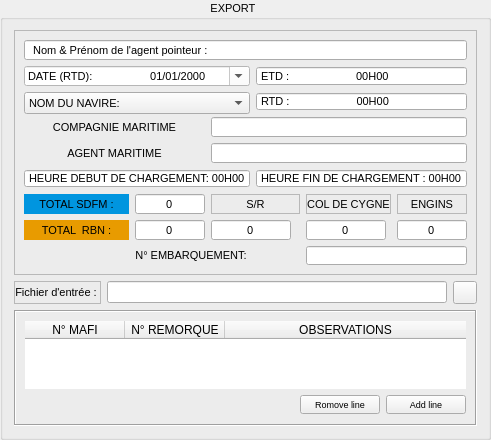
            <widget class="QGroupBox" name="groupBox_3">
             <property name="minimumSize">
              <size>
               <width>460</width>
               <height>0</height>
              </size>
             </property>
             <property name="font">
              <font>
               <family>MS Shell Dlg 2</family>
               <pointsize>8</pointsize>
              </font>
             </property>
             <property name="title">
              <string>                            EXPORT                                    </string>
             </property>
             <property name="alignment">
              <set>Qt::AlignCenter</set>
             </property>
             <property name="flat">
              <bool>false</bool>
             </property>
             <property name="checkable">
              <bool>false</bool>
             </property>
             <layout class="QGridLayout" name="gridLayout_5">
              <item row="0" column="0" colspan="3">
               <widget class="QFrame" name="frame_2">
                <property name="maximumSize">
                 <size>
                  <width>16777215</width>
                  <height>245</height>
                 </size>
                </property>
                <property name="font">
                 <font>
                  <family>MS Shell Dlg 2</family>
                  <pointsize>8</pointsize>
                 </font>
                </property>
                <property name="frameShape">
                 <enum>QFrame::StyledPanel</enum>
                </property>
                <property name="frameShadow">
                 <enum>QFrame::Sunken</enum>
                </property>
                <layout class="QGridLayout" name="gridLayout_2">
                 <item row="1" column="3" colspan="3">
                  <widget class="QTimeEdit" name="timeEdit_8">
                   <property name="alignment">
                    <set>Qt::AlignLeading|Qt::AlignLeft|Qt::AlignVCenter</set>
                   </property>
                   <property name="buttonSymbols">
                    <enum>QAbstractSpinBox::NoButtons</enum>
                   </property>
                   <property name="accelerated">
                    <bool>false</bool>
                   </property>
                   <property name="correctionMode">
                    <enum>QAbstractSpinBox::CorrectToNearestValue</enum>
                   </property>
                   <property name="showGroupSeparator" stdset="0">
                    <bool>false</bool>
                   </property>
                   <property name="currentSection">
                    <enum>QDateTimeEdit::NoSection</enum>
                   </property>
                   <property name="displayFormat">
                    <string>'ETD :'                      HH'H'mm</string>
                   </property>
                   <property name="calendarPopup">
                    <bool>false</bool>
                   </property>
                  </widget>
                 </item>
                 <item row="2" column="3" colspan="3">
                  <widget class="QTimeEdit" name="timeEdit_11">
                   <property name="alignment">
                    <set>Qt::AlignLeading|Qt::AlignLeft|Qt::AlignVCenter</set>
                   </property>
                   <property name="buttonSymbols">
                    <enum>QAbstractSpinBox::NoButtons</enum>
                   </property>
                   <property name="accelerated">
                    <bool>false</bool>
                   </property>
                   <property name="correctionMode">
                    <enum>QAbstractSpinBox::CorrectToNearestValue</enum>
                   </property>
                   <property name="showGroupSeparator" stdset="0">
                    <bool>false</bool>
                   </property>
                   <property name="currentSection">
                    <enum>QDateTimeEdit::NoSection</enum>
                   </property>
                   <property name="displayFormat">
                    <string>'RTD :'                      HH'H'mm</string>
                   </property>
                   <property name="calendarPopup">
                    <bool>false</bool>
                   </property>
                  </widget>
                 </item>
                 <item row="5" column="3" colspan="3">
                  <widget class="QTimeEdit" name="timeEdit_10">
                   <property name="alignment">
                    <set>Qt::AlignLeading|Qt::AlignLeft|Qt::AlignVCenter</set>
                   </property>
                   <property name="buttonSymbols">
                    <enum>QAbstractSpinBox::NoButtons</enum>
                   </property>
                   <property name="accelerated">
                    <bool>false</bool>
                   </property>
                   <property name="correctionMode">
                    <enum>QAbstractSpinBox::CorrectToNearestValue</enum>
                   </property>
                   <property name="showGroupSeparator" stdset="0">
                    <bool>false</bool>
                   </property>
                   <property name="currentSection">
                    <enum>QDateTimeEdit::NoSection</enum>
                   </property>
                   <property name="displayFormat">
                    <string>'HEURE FIN DE CHARGEMENT :' HH'H'mm</string>
                   </property>
                   <property name="calendarPopup">
                    <bool>false</bool>
                   </property>
                  </widget>
                 </item>
                 <item row="6" column="0">
                  <widget class="QLabel" name="label_16">
                   <property name="styleSheet">
                    <string notr="true">background-color: rgb(0, 149, 223);</string>
                   </property>
                   <property name="text">
                    <string>TOTAL SDFM :</string>
                   </property>
                   <property name="alignment">
                    <set>Qt::AlignCenter</set>
                   </property>
                  </widget>
                 </item>
                 <item row="6" column="1">
                  <widget class="QLineEdit" name="lineEdit_12">
                   <property name="minimumSize">
                    <size>
                     <width>70</width>
                     <height>0</height>
                    </size>
                   </property>
                   <property name="maximumSize">
                    <size>
                     <width>70</width>
                     <height>16777215</height>
                    </size>
                   </property>
                   <property name="text">
                    <string>0</string>
                   </property>
                   <property name="alignment">
                    <set>Qt::AlignCenter</set>
                   </property>
                   <property name="readOnly">
                    <bool>false</bool>
                   </property>
                  </widget>
                 </item>
                 <item row="6" column="4">
                  <widget class="QLabel" name="label_13">
                   <property name="frameShape">
                    <enum>QFrame::StyledPanel</enum>
                   </property>
                   <property name="text">
                    <string>COL DE CYGNE</string>
                   </property>
                   <property name="alignment">
                    <set>Qt::AlignCenter</set>
                   </property>
                  </widget>
                 </item>
                 <item row="6" column="5">
                  <widget class="QLabel" name="label_15">
                   <property name="frameShape">
                    <enum>QFrame::StyledPanel</enum>
                   </property>
                   <property name="text">
                    <string>ENGINS</string>
                   </property>
                   <property name="alignment">
                    <set>Qt::AlignCenter</set>
                   </property>
                  </widget>
                 </item>
                 <item row="7" column="0">
                  <widget class="QLabel" name="label_21">
                   <property name="styleSheet">
                    <string notr="true">background-color: rgb(232, 155, 0);</string>
                   </property>
                   <property name="text">
                    <string>TOTAL  RBN :</string>
                   </property>
                   <property name="alignment">
                    <set>Qt::AlignCenter</set>
                   </property>
                  </widget>
                 </item>
                 <item row="7" column="1">
                  <widget class="QLineEdit" name="lineEdit_13">
                   <property name="minimumSize">
                    <size>
                     <width>70</width>
                     <height>0</height>
                    </size>
                   </property>
                   <property name="maximumSize">
                    <size>
                     <width>70</width>
                     <height>16777215</height>
                    </size>
                   </property>
                   <property name="text">
                    <string>0</string>
                   </property>
                   <property name="alignment">
                    <set>Qt::AlignCenter</set>
                   </property>
                   <property name="readOnly">
                    <bool>false</bool>
                   </property>
                  </widget>
                 </item>
                 <item row="7" column="2" colspan="2">
                  <widget class="QLineEdit" name="lineEdit_11">
                   <property name="minimumSize">
                    <size>
                     <width>80</width>
                     <height>0</height>
                    </size>
                   </property>
                   <property name="maximumSize">
                    <size>
                     <width>80</width>
                     <height>16777215</height>
                    </size>
                   </property>
                   <property name="text">
                    <string>0</string>
                   </property>
                   <property name="alignment">
                    <set>Qt::AlignCenter</set>
                   </property>
                   <property name="readOnly">
                    <bool>false</bool>
                   </property>
                  </widget>
                 </item>
                 <item row="7" column="4">
                  <widget class="QLineEdit" name="lineEdit_9">
                   <property name="minimumSize">
                    <size>
                     <width>80</width>
                     <height>0</height>
                    </size>
                   </property>
                   <property name="maximumSize">
                    <size>
                     <width>80</width>
                     <height>16777215</height>
                    </size>
                   </property>
                   <property name="text">
                    <string>0</string>
                   </property>
                   <property name="alignment">
                    <set>Qt::AlignCenter</set>
                   </property>
                   <property name="readOnly">
                    <bool>false</bool>
                   </property>
                  </widget>
                 </item>
                 <item row="7" column="5">
                  <widget class="QLineEdit" name="lineEdit_8">
                   <property name="minimumSize">
                    <size>
                     <width>70</width>
                     <height>0</height>
                    </size>
                   </property>
                   <property name="maximumSize">
                    <size>
                     <width>70</width>
                     <height>16777215</height>
                    </size>
                   </property>
                   <property name="text">
                    <string>0</string>
                   </property>
                   <property name="alignment">
                    <set>Qt::AlignCenter</set>
                   </property>
                   <property name="readOnly">
                    <bool>false</bool>
                   </property>
                  </widget>
                 </item>
                 <item row="8" column="0">
                  <spacer name="horizontalSpacer_2">
                   <property name="orientation">
                    <enum>Qt::Horizontal</enum>
                   </property>
                   <property name="sizeHint" stdset="0">
                    <size>
                     <width>66</width>
                     <height>20</height>
                    </size>
                   </property>
                  </spacer>
                 </item>
                 <item row="8" column="1" colspan="2">
                  <widget class="QLabel" name="label_3">
                   <property name="text">
                    <string>N° EMBARQUEMENT: </string>
                   </property>
                   <property name="alignment">
                    <set>Qt::AlignCenter</set>
                   </property>
                  </widget>
                 </item>
                 <item row="8" column="4" colspan="2">
                  <widget class="QLineEdit" name="lineEdit_17">
                   <property name="text">
                    <string/>
                   </property>
                  </widget>
                 </item>
                 <item row="0" column="0" colspan="6">
                  <widget class="QLineEdit" name="lineEdit_10">
                   <property name="font">
                    <font>
                     <family>MS Shell Dlg 2</family>
                     <pointsize>8</pointsize>
                    </font>
                   </property>
                   <property name="text">
                    <string>  Nom &amp; Prénom de l'agent pointeur :  </string>
                   </property>
                   <property name="alignment">
                    <set>Qt::AlignLeading|Qt::AlignLeft|Qt::AlignVCenter</set>
                   </property>
                  </widget>
                 </item>
                 <item row="1" column="0" colspan="3">
                  <widget class="QDateEdit" name="dateEdit_3">
                   <property name="font">
                    <font>
                     <family>MS Shell Dlg 2</family>
                     <pointsize>8</pointsize>
                    </font>
                   </property>
                   <property name="styleSheet">
                    <string notr="true">background-color: rgb(255, 255, 255);
color: rgb(0, 0, 0);</string>
                   </property>
                   <property name="alignment">
                    <set>Qt::AlignLeading|Qt::AlignLeft|Qt::AlignVCenter</set>
                   </property>
                   <property name="displayFormat">
                    <string>'DATE (RTD): '                  dd/MM/yyyy</string>
                   </property>
                   <property name="calendarPopup">
                    <bool>true</bool>
                   </property>
                  </widget>
                 </item>
                 <item row="2" column="0" colspan="3">
                  <widget class="QComboBox" name="comboBox_2">
                   <property name="minimumSize">
                    <size>
                     <width>0</width>
                     <height>22</height>
                    </size>
                   </property>
                   <property name="font">
                    <font>
                     <family>MS Shell Dlg 2</family>
                     <pointsize>8</pointsize>
                    </font>
                   </property>
                   <property name="maxVisibleItems">
                    <number>22</number>
                   </property>
                   <property name="insertPolicy">
                    <enum>QComboBox::InsertAfterCurrent</enum>
                   </property>
                   <item>
                    <property name="text">
                     <string>NOM DU NAVIRE:</string>
                    </property>
                    <property name="icon">
                     <iconset>
                      <normaloff>../img/navire.png</normaloff>../img/navire.png</iconset>
                    </property>
                   </item>
                  </widget>
                 </item>
                 <item row="6" column="2" colspan="2">
                  <widget class="QLabel" name="label_14">
                   <property name="frameShape">
                    <enum>QFrame::StyledPanel</enum>
                   </property>
                   <property name="text">
                    <string>S/R</string>
                   </property>
                   <property name="alignment">
                    <set>Qt::AlignCenter</set>
                   </property>
                  </widget>
                 </item>
                 <item row="5" column="0" colspan="3">
                  <widget class="QTimeEdit" name="timeEdit_9">
                   <property name="alignment">
                    <set>Qt::AlignLeading|Qt::AlignLeft|Qt::AlignVCenter</set>
                   </property>
                   <property name="buttonSymbols">
                    <enum>QAbstractSpinBox::NoButtons</enum>
                   </property>
                   <property name="accelerated">
                    <bool>false</bool>
                   </property>
                   <property name="correctionMode">
                    <enum>QAbstractSpinBox::CorrectToNearestValue</enum>
                   </property>
                   <property name="showGroupSeparator" stdset="0">
                    <bool>false</bool>
                   </property>
                   <property name="currentSection">
                    <enum>QDateTimeEdit::NoSection</enum>
                   </property>
                   <property name="displayFormat">
                    <string>'HEURE DEBUT DE CHARGEMENT: 'HH'H'mm</string>
                   </property>
                   <property name="calendarPopup">
                    <bool>false</bool>
                   </property>
                  </widget>
                 </item>
                 <item row="4" column="2" colspan="4">
                  <widget class="QLineEdit" name="lineEdit_20">
                   <property name="alignment">
                    <set>Qt::AlignCenter</set>
                   </property>
                  </widget>
                 </item>
                 <item row="3" column="2" colspan="4">
                  <widget class="QLineEdit" name="lineEdit_21">
                   <property name="alignment">
                    <set>Qt::AlignCenter</set>
                   </property>
                  </widget>
                 </item>
                 <item row="3" column="0" colspan="2">
                  <widget class="QLabel" name="label_12">
                   <property name="text">
                    <string>COMPAGNIE MARITIME</string>
                   </property>
                   <property name="alignment">
                    <set>Qt::AlignCenter</set>
                   </property>
                  </widget>
                 </item>
                 <item row="4" column="0" colspan="2">
                  <widget class="QLabel" name="label_6">
                   <property name="text">
                    <string>AGENT MARITIME</string>
                   </property>
                   <property name="alignment">
                    <set>Qt::AlignCenter</set>
                   </property>
                  </widget>
                 </item>
                </layout>
               </widget>
              </item>
              <item row="1" column="0">
               <widget class="QLabel" name="label_22">
                <property name="font">
                 <font>
                  <family>MS Shell Dlg 2</family>
                  <pointsize>8</pointsize>
                 </font>
                </property>
                <property name="frameShape">
                 <enum>QFrame::StyledPanel</enum>
                </property>
                <property name="frameShadow">
                 <enum>QFrame::Raised</enum>
                </property>
                <property name="text">
                 <string>Fichier d'entrée : </string>
                </property>
                <property name="alignment">
                 <set>Qt::AlignCenter</set>
                </property>
               </widget>
              </item>
              <item row="1" column="1">
               <widget class="QLineEdit" name="lineEdit_14">
                <property name="alignment">
                 <set>Qt::AlignCenter</set>
                </property>
                <property name="readOnly">
                 <bool>true</bool>
                </property>
               </widget>
              </item>
              <item row="1" column="2">
               <widget class="QToolButton" name="toolButton_2">
                <property name="text">
                 <string/>
                </property>
                <property name="icon">
                 <iconset>
                  <normaloff>../img/exceller.png</normaloff>../img/exceller.png</iconset>
                </property>
               </widget>
              </item>
              <item row="2" column="0" colspan="3">
               <widget class="QFrame" name="frame_7">
                <property name="font">
                 <font>
                  <family>MS Shell Dlg 2</family>
                  <pointsize>7</pointsize>
                 </font>
                </property>
                <property name="styleSheet">
                 <string notr="true"/>
                </property>
                <property name="frameShape">
                 <enum>QFrame::Box</enum>
                </property>
                <property name="frameShadow">
                 <enum>QFrame::Sunken</enum>
                </property>
                <layout class="QGridLayout" name="gridLayout_4">
                 <item row="0" column="0" colspan="3">
                  <widget class="QTableWidget" name="tableWidget_2">
                   <property name="font">
                    <font>
                     <family>Segoe UI</family>
                     <pointsize>9</pointsize>
                     <weight>50</weight>
                     <bold>false</bold>
                    </font>
                   </property>
                   <property name="toolTip">
                    <string/>
                   </property>
                   <property name="layoutDirection">
                    <enum>Qt::LeftToRight</enum>
                   </property>
                   <property name="styleSheet">
                    <string notr="true">border-top-color: rgb(156, 154, 161);
border-right-color: rgb(255, 255, 127);
gridline-color: rgb(141, 141, 141);
selection-background-color: rgb(225, 0, 0);
alternate-background-color: rgb(255,248,220);</string>
                   </property>
                   <property name="locale">
                    <locale language="French" country="Morocco"/>
                   </property>
                   <property name="frameShape">
                    <enum>QFrame::Panel</enum>
                   </property>
                   <property name="frameShadow">
                    <enum>QFrame::Sunken</enum>
                   </property>
                   <property name="lineWidth">
                    <number>0</number>
                   </property>
                   <property name="midLineWidth">
                    <number>0</number>
                   </property>
                   <property name="horizontalScrollBarPolicy">
                    <enum>Qt::ScrollBarAlwaysOff</enum>
                   </property>
                   <property name="sizeAdjustPolicy">
                    <enum>QAbstractScrollArea::AdjustToContentsOnFirstShow</enum>
                   </property>
                   <property name="dragEnabled">
                    <bool>false</bool>
                   </property>
                   <property name="defaultDropAction">
                    <enum>Qt::LinkAction</enum>
                   </property>
                   <property name="alternatingRowColors">
                    <bool>true</bool>
                   </property>
                   <property name="selectionMode">
                    <enum>QAbstractItemView::ExtendedSelection</enum>
                   </property>
                   <property name="gridStyle">
                    <enum>Qt::CustomDashLine</enum>
                   </property>
                   <property name="sortingEnabled">
                    <bool>true</bool>
                   </property>
                   <property name="rowCount">
                    <number>0</number>
                   </property>
                   <attribute name="horizontalHeaderShowSortIndicator" stdset="0">
                    <bool>true</bool>
                   </attribute>
                   <attribute name="horizontalHeaderStretchLastSection">
                    <bool>true</bool>
                   </attribute>
                   <attribute name="verticalHeaderCascadingSectionResizes">
                    <bool>false</bool>
                   </attribute>
                   <attribute name="verticalHeaderShowSortIndicator" stdset="0">
                    <bool>false</bool>
                   </attribute>
                   <attribute name="verticalHeaderStretchLastSection">
                    <bool>false</bool>
                   </attribute>
                   <column>
                    <property name="text">
                     <string>N° MAFI</string>
                    </property>
                    <property name="textAlignment">
                     <set>AlignCenter</set>
                    </property>
                   </column>
                   <column>
                    <property name="text">
                     <string>N° REMORQUE</string>
                    </property>
                   </column>
                   <column>
                    <property name="text">
                     <string>OBSERVATIONS</string>
                    </property>
                   </column>
                  </widget>
                 </item>
                 <item row="1" column="0">
                  <spacer name="horizontalSpacer_4">
                   <property name="orientation">
                    <enum>Qt::Horizontal</enum>
                   </property>
                   <property name="sizeHint" stdset="0">
                    <size>
                     <width>253</width>
                     <height>20</height>
                    </size>
                   </property>
                  </spacer>
                 </item>
                 <item row="1" column="1">
                  <widget class="QPushButton" name="pushButton_3">
                   <property name="text">
                    <string>Romove line</string>
                   </property>
                  </widget>
                 </item>
                 <item row="1" column="2">
                  <widget class="QPushButton" name="pushButton_4">
                   <property name="text">
                    <string>Add line</string>
                   </property>
                  </widget>
                 </item>
                </layout>
               </widget>
              </item>
             </layout>
            </widget>
